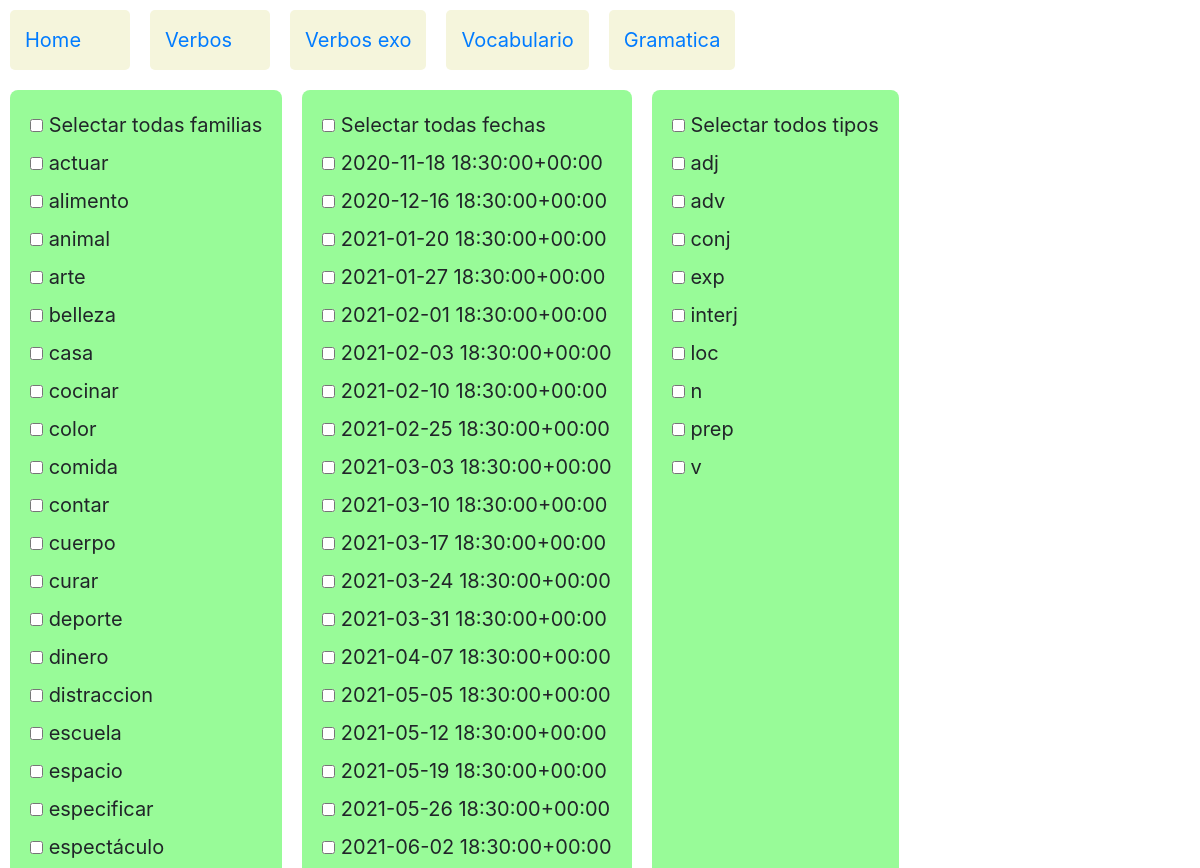
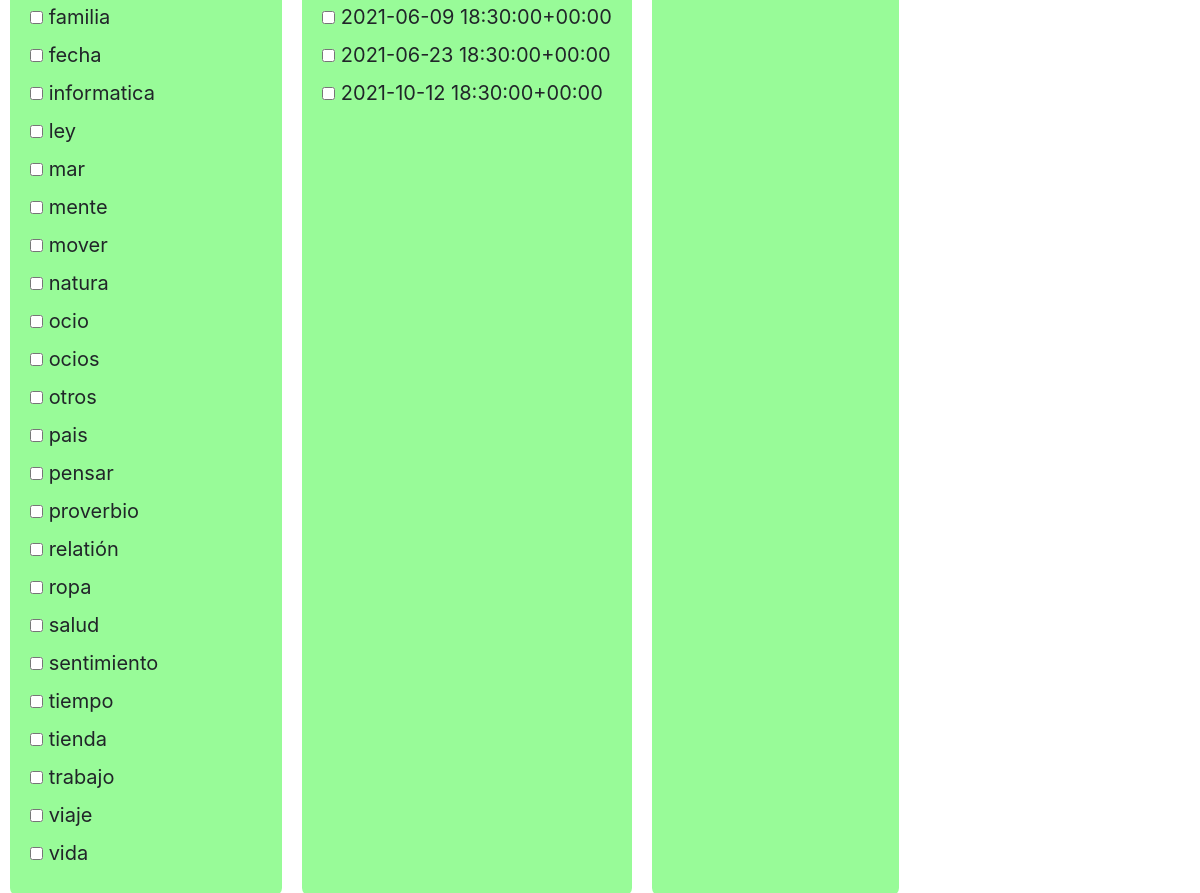
The page /verbos/palabra/ on the database as committed earlier (2 pictures, top to bottom).
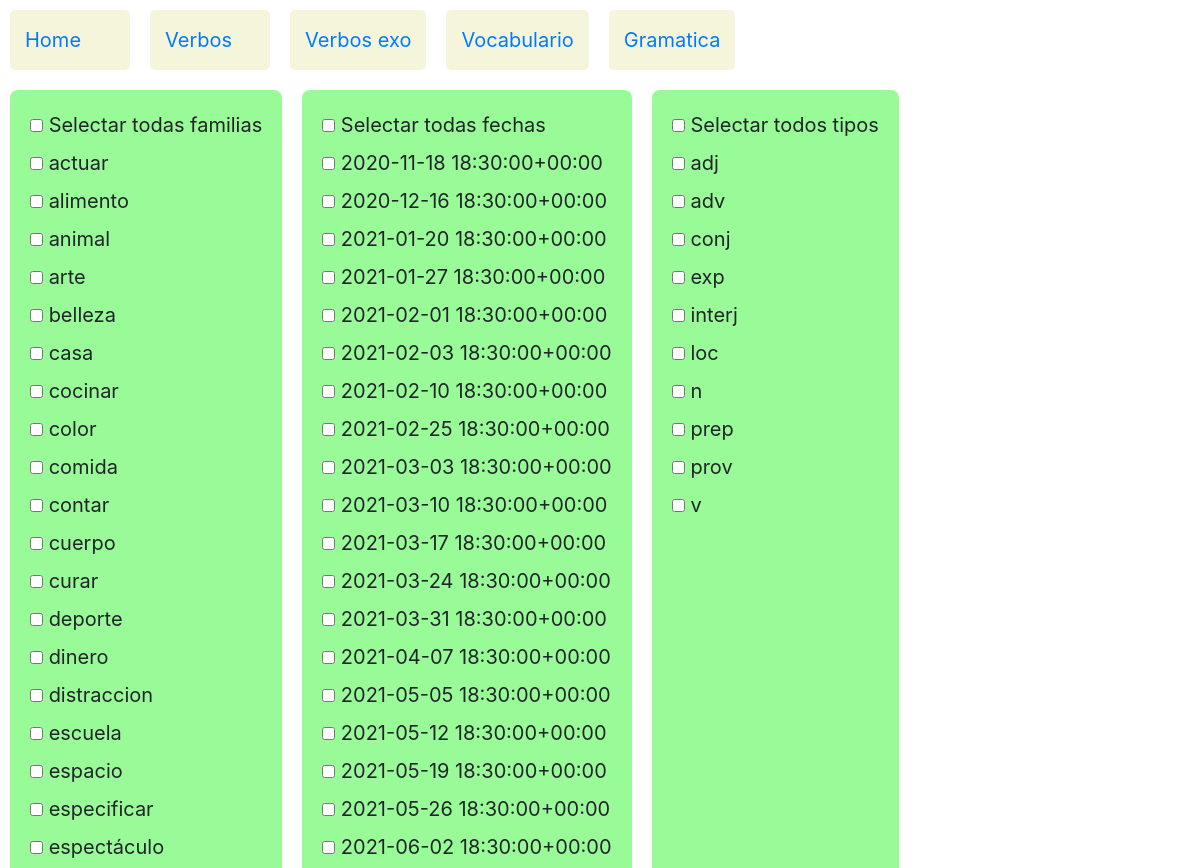
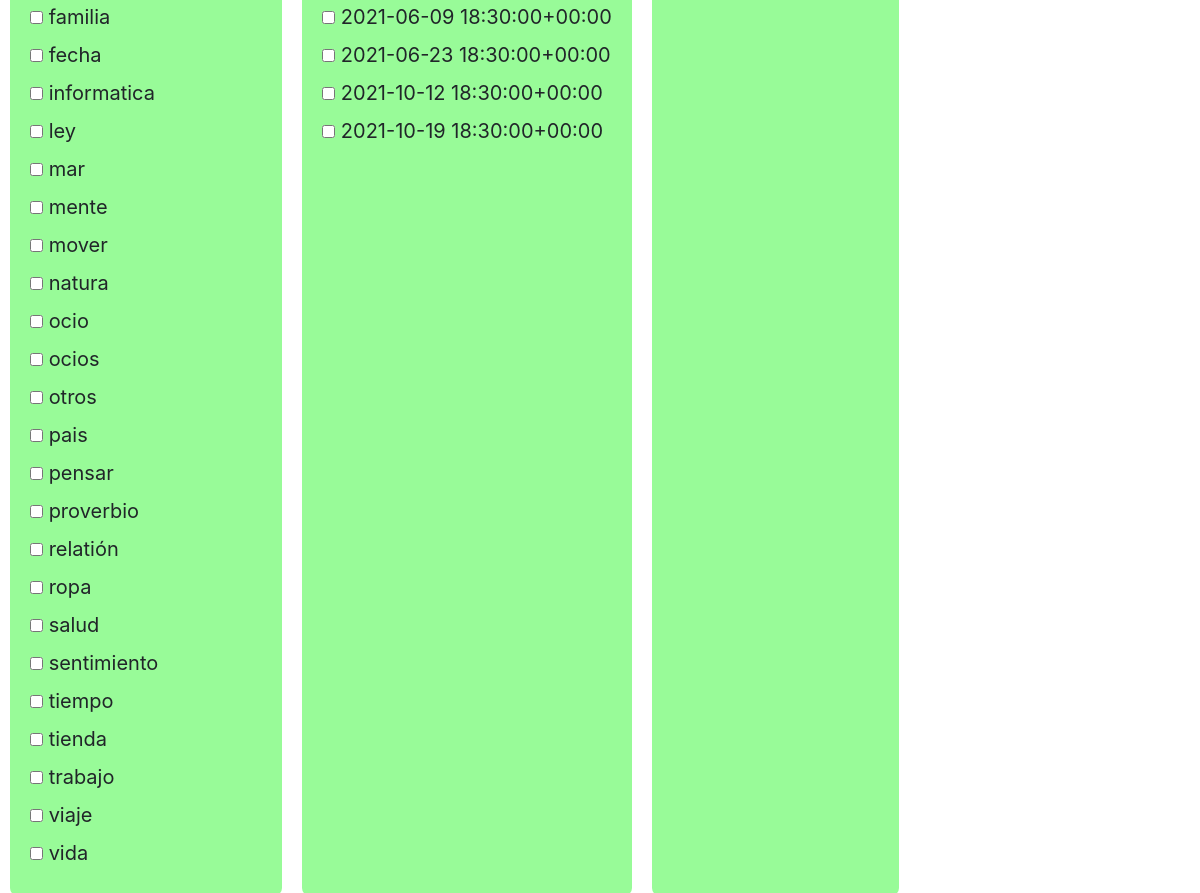
The same page on the database as committed later (2 pictures, top to bottom).
### verbos/models.py (models this page shows)
class Palabrafamilia(models.Model):
    palabrafamilia = models.CharField(max_length=30,null=True)
    palabrafamiliaseq=models.IntegerField(null=True)
    def __str__(self):
        return self.palabrafamilia

class Palabrafecha(models.Model):
    palabrafecha = models.DateTimeField(null=True,default=date.today)
    def __str__(self):
        return str(self.palabrafecha)

class Palabratipo(models.Model):
    palabratipo = models.CharField(max_length=32,null=True)
    def __str__(self):
        return self.palabratipo

### verbos/views.py (the view)
# urls.py: path('palabra/',views.palabra,name='palabra'),
def palabra(request):
    familias  = Palabrafamilia.objects.all()
    tipos =     Palabratipo.objects.all()
    generos =   Palabragenero.objects.all()
    nivels =    Palabranivel.objects.all()
    fechas =    Palabrafecha.objects.all().order_by('palabrafecha')
    jsfamilias=jslist(familias)
    jsgeneros=jslist(generos)
    jsnivels=jslist(nivels)
    context= {
            "familias" : familias,
            "tipos" : tipos,
            "generos" : generos,
            "nivels" : nivels ,
            "fechas" : fechas,
        }
    return render(request,"verbos/palabra.html",context)

### verbos/views.py (called while the page is built)
def jslist(myqueryset):
    jstname=myqueryset.model.__name__
    jstlst=[]
    for item in myqueryset:
        jstlst.append([jstname,item.id])
    return jstlst

### verbos/templates/verbos/palabra.html (shortened to what this page needs)
{% extends 'verbos/layout.html' %}
{% block body1 %}
	<form action= "{% url 'palabras' id1='10' id2='20' %}"  method ="post">
	<div id="container" >
		<div>
			<input type="checkbox" data-type="familia" id="familia" name="checktodos" >
			<label for="familia"> Selectar todas familias </label>
			<br>
			{% for familia in familias %}
			<input type="checkbox" id="Familia-{{familia.id}}"  name="familia"  data-storage="true" >
			<label for="Familia-{{familia.id}}"> {{familia}}   </label>
			<br>
			{% endfor %}
		</div>
		<div>
			<input type="checkbox" data-type="fecha" id="fechas" name="checktodos" >
			<label for="fecha"> Selectar todas fechas </label>
			<br>
			{% for fecha in fechas %}
			<input type="checkbox" id="Fecha-{{fecha.id}}"  name="fecha"  data-storage="true" >
			<label for="Fecha-{{fecha.id}}"> {{fecha}}   </label>
			<br>
			{% endfor %}
		</div>
		<div>
			<input type="checkbox" data-type="tipo" id="tipos" name="checktodos" >
			<label for="fecha"> Selectar todos tipos </label>
			<br>
			{% for tipo  in tipos  %}
			<input type="checkbox" id="Tipo-{{tipo.id}}"  name="tipo"  data-storage="true" >
			<label for="Tipo-{{tipo.id}}"> {{tipo}}   </label>
			<br>
			{% endfor %}
		</div>
	</div>
	</form>
{% endblock %}

### verbos/templates/verbos/layout.html (shortened to what this page needs)
{% load static %}
<!DOCTYPE html >
<html>
<head lang=fr charset="UTF-8" >
	<link rel="stylesheet" href="https://stackpath.bootstrapcdn.com/bootstrap/4.1.3/css/bootstrap.min.css">
</head>
<body>
	<div class="nav">
			<div>		 <a href= "{% url 'index' %}">Home</a>  </div>
			<div>		 <a href= "{% url 'verbos' %}">Verbos</a>  </div>
			<div>		 <a href= "{% url 'verbos_exo'%}0/1">Verbos exo</a>  </div>
			<div>		 <a href= "{% url 'vocabulario'%}0/1">Vocabulario</a>  </div>
			<div>		 <a href= "{% url 'gramatica'%}">Gramatica</a>  </div>
	</div>
	{% block body1 %}
	{% endblock %}
</body>
</html>

Rows that differ between the two databases and show on the page:
added Palabrafecha: palabrafecha "2021-10-19 18:30:00+00:00"
added Palabratipo: palabratipo "prov"
